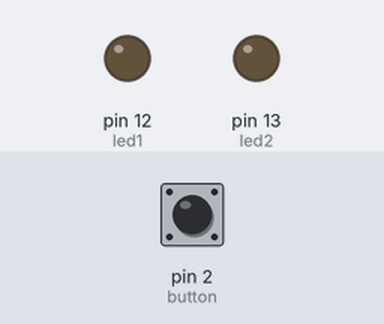
This sketch was run on a simulated Arduino Uno, built with avr-gcc and run on an emulated ATmega328P. Parts: output pins drawn as LEDs (lit = HIGH). Dashed ring = blinking. Inputs (shaded band) come from the test bench; at power-on: pin 2 (button) LOW.

Above: at 1.2 s.
1.3 s: pin 2 (button) pulled HIGH for 0.15 s
At 1.44 s:
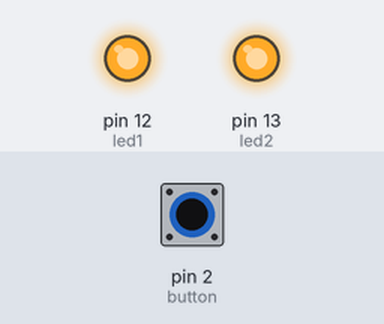
3.3 s: pin 2 (button) pulled HIGH for 3.2 s
At 3.74 s:
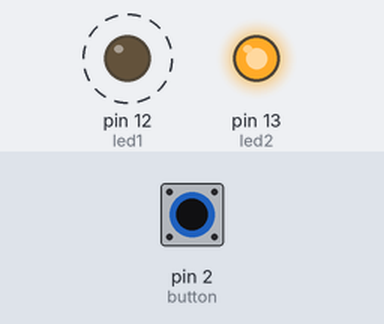
Timing chart, 0 to 8.4 s (numbered marks = the images above; inputs shaded):
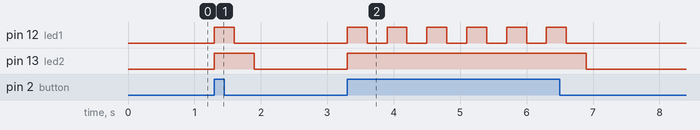

The sketch:

led_button_control.ino
```cpp
int button = 2;
int led1 = 12;
int led2 = 13;

unsigned long porchStart = 0;
unsigned long hallwayStart = 0;

bool porchOn = false;
bool hallwayOn = false;

void setup() {
  Serial.begin(9600);

  pinMode(button, INPUT);
  pinMode(led1, OUTPUT);
  pinMode(led2, OUTPUT);

  digitalWrite(led1, LOW);
  digitalWrite(led2, LOW);
}


void lightcontrol()
{
  int buttonState = digitalRead(button);

  if (buttonState == HIGH)
  {

      if (!porchOn && !hallwayOn)
      {

        digitalWrite(led1, HIGH);
        digitalWrite(led2, HIGH);

        porchStart = millis();
        hallwayStart = millis();

        porchOn = true;
        hallwayOn = true;
      }
  }
  unsigned long currentTime = millis();
    // porch
  if (porchOn && currentTime - porchStart >= 300) {
    digitalWrite(led1, LOW);
    porchOn = false;
  }
  // hall
  if (hallwayOn && currentTime - hallwayStart >= 600) {
    digitalWrite(led2, LOW);
    hallwayOn = false;
  }
}

void loop() {


  lightcontrol();


  }
```

Measured:
- after the input at 1.3 s, pin 12 (led1): LOW → HIGH at once, → LOW 0.30 s later; pin 13 (led2): LOW → HIGH at once, → LOW 0.60 s later
- after the input at 3.3 s, pin 12 (led1): alternates HIGH for 0.30 s and LOW for 0.30 s, 12 changes in all, then stays LOW, starting at once; pin 13 (led2): LOW → HIGH at once, → LOW 3.6 s later
